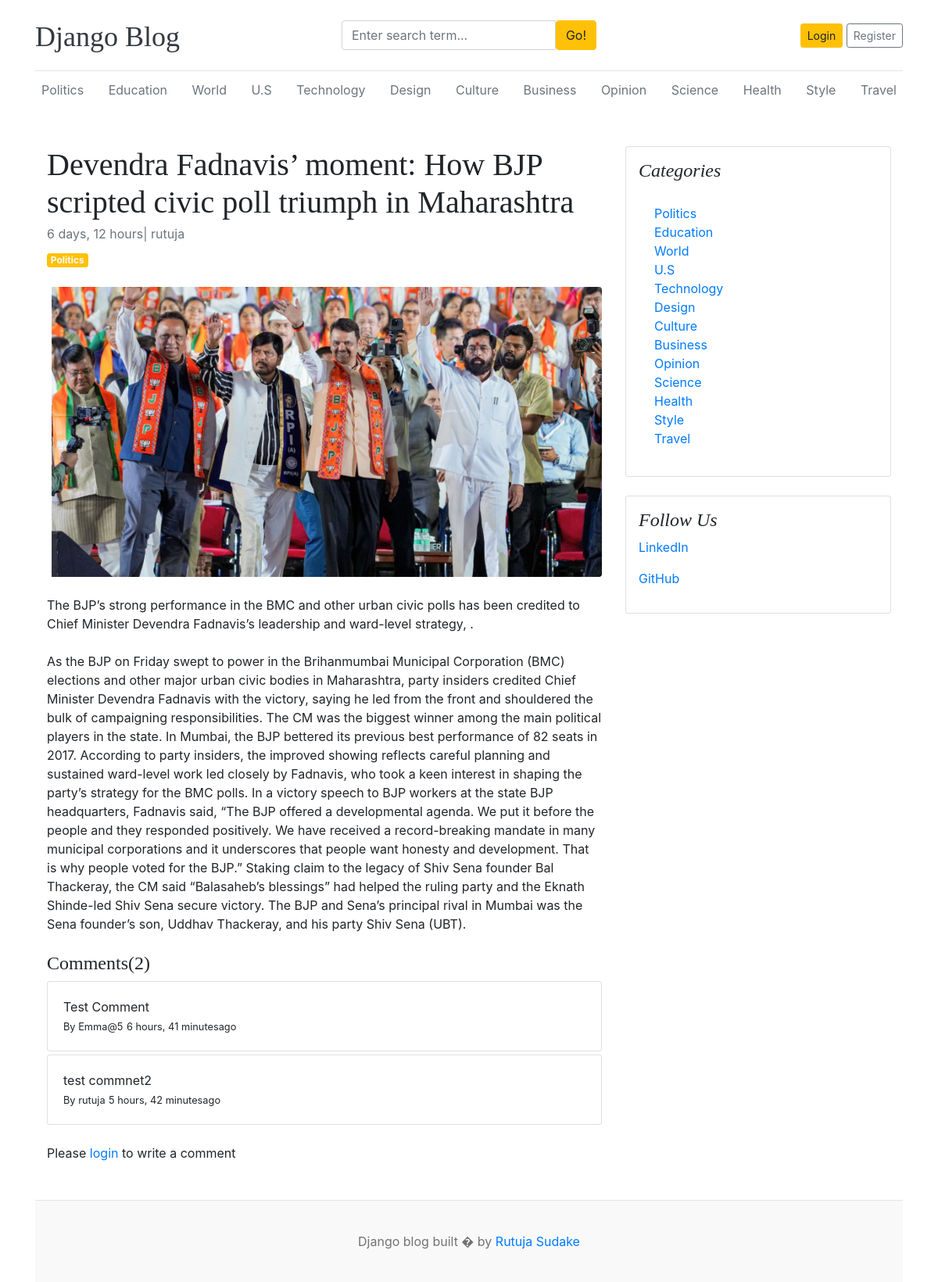
The app's page /blogs/devendra-fadnavis-moment-how-bjp-scripted-civic-poll-triumph-in-maharashtra/ with its own data.
### blogs/models.py (models this page shows, shortened)
class Category(models.Model):
    category_name = models.CharField(max_length=100,unique=True)
    created_at = models.DateTimeField(auto_now_add=True)
    updated_at = models.DateTimeField(auto_now=True)
    class Meta:
        verbose_name_plural = 'categories'
    def __str__(self):
        return self.category_name

class Blog(models.Model):
    title = models.CharField(max_length=100)
    slug = models.SlugField(max_length=100,unique=True,blank=True)
    category = models.ForeignKey(Category,on_delete=models.CASCADE)
    author = models.ForeignKey(User,on_delete=models.CASCADE)
    featured_image = models.ImageField(upload_to='uploads/%Y/%M/%d')
    short_description = models.TextField(max_length=500)
    blog_body = models.TextField(max_length=2000)
    status = models.CharField(max_length=20,choices=STATUS_CHOICES,default="Draft")
    is_featured = models.BooleanField(default=False)
    created_at = models.DateTimeField(auto_now_add=True)
    updated_at = models.DateTimeField(auto_now=True)

class Comment(models.Model):
    user = models.ForeignKey(User,on_delete=models.CASCADE)
    blog = models.ForeignKey(Blog,on_delete=models.CASCADE)
    comment = models.TextField(max_length=250)
    created_at = models.DateTimeField(auto_now_add=True)
    updated_at = models.DateTimeField(auto_now=True)
    def __str__(self):
        return self.comment

### about/models.py (models this page shows, shortened)
class SocailLinks(models.Model):
    platfrom = models.CharField(max_length=25)
    link = models.URLField(max_length=50)
    created_at = models.DateTimeField(auto_now_add=True)
    updated_at = models.DateTimeField(auto_now=True)

### blogs/views.py (the view, shortened to what this page needs)
# urls.py: path('blogs/<slug:slug>/',blogView.blogs,name='blogs'),
def blogs(request,slug):
     slug_obj = get_object_or_404(Blog,slug=slug)
     try:
         about = get_object_or_404(About)
     except:
         about=None
     comments = Comment.objects.filter(blog=slug_obj)
     comments_count=comments.count()
     context = {
          'slug_obj':slug_obj,
          'comments':comments,
          'comments_count':comments_count,
          'about':about
     }
     return render(request,'blogs.html',context)

### blogs/context_processors.py (called while the page is built)
def get_categories(request):
    categories=Category.objects.all()
    return dict(categories=categories)

def get_links(request):
    social_links = SocailLinks.objects.all()
    return dict(social_links=social_links)

### template/blogs.html
{% extends 'base.html'%}
{% block content%}
<div class="container mt-5">
    <div class="row">
        <div class="col-lg-8">
            <article>
                <header class="mb-4">
                    <h1 class="fw-bolder mb-1">{{slug_obj.title}}</h1>
                    <div class="text-muted fst-italic mb-2">{{slug_obj.created_at | timesince}}| {{slug_obj.author}}</div>
                    <a class="badge bg-warning text-decoration-none text-light" href="#!">{{slug_obj.category}}</a>
                </header>
                <figure class="mb-4"><img class="img-fluid rounded" src="{{slug_obj.featured_image.url}}" alt="..." /></figure>
                <section class="mb-5">
                    <p class="fs-5 mb-4">{{slug_obj.short_description}}</p>
                    <p class="fs-5 mb-4">{{slug_obj.blog_body}}</p>
                    <h4>Comments({{comments_count}})</h4>
                    {% if comments %}
                    {%for i in comments %}
                        <div class="card mt-1">
                            <div class="card-body">
                                <p class="card-text mb-0" >{{i}}</p>
                                <span>
                                    <small>By {{i.user}}</small>
                                    <small>{{i.created_at | timesince }}ago</small>
                                </span>
                            </div>
                        </div>
                    {%endfor%}
                    {% else %}
                    No comments
                    {%endif%}
                    <br>
                    <div class="form-group">
                        {% if user.is_authenticated %}
                        <form action="" method="post">
                            {%csrf_token%}
                            <div class="form-group">
                                <textarea name="comment" class="form-control" placeholder="Write your comment"></textarea>
                                <input type="submit" value="Submit" class="btn btn-primary mt-2">
                            </div>
                        </form>
                        {%else%}
                        <p>Please <span><a href="{%url 'login'%}">login</a></span> to write a comment</p>
                        {%endif%}
                    </div>
                    </section>
            </article>
        </div>
        <div class="col-lg-4">
            <div class="card mb-4 p-3">
                <h4 class="font-italic">Categories</h4>
                <div class="card-body">
                    <div class="row">
                        <div class="col-sm-6">
                            <ul class="list-unstyled mb-0">
                                {% for i in categories%}
                                <li><a href="{% url 'post_by_category' i.id %}">{{i.category_name}}</a></li>
                                {% endfor %}
                            </ul>
                        </div>
                    </div>
                </div>
            </div>
            <div class="card mb-4 p-3">
                {% if social_links %}
                <h4 class="font-italic">Follow Us</h4>
                {% for i in social_links %}
                <ol class="list-unstyled">
                    <li><a href="{{i.link}}" target="_blank">{{i.platfrom}}</a></li>
                </ol>
                {%endfor%}
                {%endif%}
            </div>
        </div>
    </div>
</div>
{% endblock %}

### template/base.html (shortened to what this page needs)
{% load static %}
<!DOCTYPE html>
<html lang="en">
<head>
    <link href="https://getbootstrap.com/docs/4.0/dist/css/bootstrap.min.css" rel="stylesheet">
    <link href='{%static "css/blog.css" %}' rel="stylesheet">
    <link rel="stylesheet" href="https://cdnjs.cloudflare.com/ajax/libs/font-awesome/5.15.2/css/all.min.css" />
  </head>
<body>
    <div class="container">
      <header class="blog-header py-3">
        <div class="row flex-nowrap justify-content-between align-items-center">
          <div class="col-4 pt-1">
            <a class="blog-header-logo text-dark" href="/">Django Blog</a>
          </div>
          <div class="clo-4">
            <form action="{% url 'search' %}" method="GET">
              <div class="input-group">
                <input class="form-control" type="text" name="keyword" value="{{keyword}}" placeholder="Enter search term..." aria-label="Enter search term..." aria-describedby="button-search" />
                <button type='submit' class="btn btn-warning" id="button-search" type="button">Go!</button>
              </div>
            </form>
          </div>
          <div class="col-4 d-flex justify-content-end align-items-center">
            {% if not user.is_authenticated %}
            <a class="btn btn-sm btn-warning" href="{% url 'login' %}">Login</a> &nbsp;
            <a class="btn btn-sm btn-outline-secondary" href="{% url 'register' %}">Register</a>
            {% else %}
            <span><a href="{% url 'dashboard' %}">Dashboard</a></span>
            &emsp;
            <span><a href="{% url 'logout' %}">Logout</a></span>
            {% endif %}
          </div>
        </div>
      </header>
      <div class="nav-scroller py-1 mb-2">
        <nav class="nav d-flex justify-content-between">
          {% for i in categories %}
          <a class="p-2 text-muted" href="{% url 'post_by_category' i.id %}">{{ i.category_name }}</a>
          {% endfor %}
        </nav>
      </div>
{% block content %}
{% endblock %}
<footer class="blog-footer">
  <p>Django blog built � by <a href="#">Rutuja Sudake</a></p>
</footer>
</body>
</html>

### blog_main/static/css/blog.css (style rules this page uses)
.blog-header { border-bottom: 1px solid #e5e5e5; }
.blog-header-logo { font-family: "Playfair Display", Georgia, "Times New Roman", serif; font-size: 2.25rem; }
h1, h2, h3, h4, h5, h6 { font-family: "Playfair Display", Georgia, "Times New Roman", serif; }
.blog-footer { padding: 2.5rem 0; color: #727272; text-align: center; background-color: #f9f9f9; border-top: .05rem solid #e5e5e5; }
.blog-footer p:last-child { margin-bottom: 0; }

### records on screen
Category: category_name "Politics"
Category: category_name "Education"
Category: category_name "World"
Category: category_name "U.S"
Category: category_name "Technology"
Category: category_name "Design"
Category: category_name "Culture"
Category: category_name "Business"
Category: category_name "Opinion"
Category: category_name "Science"
Category: category_name "Health"
Category: category_name "Style"
Category: category_name "Travel"
Blog: title "Devendra Fadnavis’ moment: How BJP scripted civic poll triumph in Maharashtra", created_at "6 days, 12 hours", author "rutuja", category "Politics", featured_image (picture), short_description "The BJP’s strong performance in the BMC and other urban civic polls has been credited to Chief Minister Devendra Fadnavis’s leadership and ward-level strategy, .", blog_body "As the BJP on Friday swept to power in the Brihanmumbai Municipal Corporation (BMC) elections and other major urban civic bodies in Maharashtra, party insiders credited Chief Minister Devendra Fadnavis with the victory, saying he led from the front and shouldered the bulk of campaigning responsibilities. The CM was the biggest winner among the main political players in the state. In Mumbai, the BJP bettered its previous best performance of 82 seats in 2017. According to party insiders, the improved showing reflects careful planning and sustained ward-level work led closely by Fadnavis, who took a keen interest in shaping the party’s strategy for the BMC polls. In a victory speech to BJP…"
Comment: comment "Test Comment", user "Emma@5", created_at "6 hours, 41 minutes"
Comment: comment "test commnet2", user "rutuja", created_at "5 hours, 42 minutes"
SocailLinks: platfrom "LinkedIn"
SocailLinks: platfrom "GitHub"

### other values on screen
{{ comments_count }} "2"
